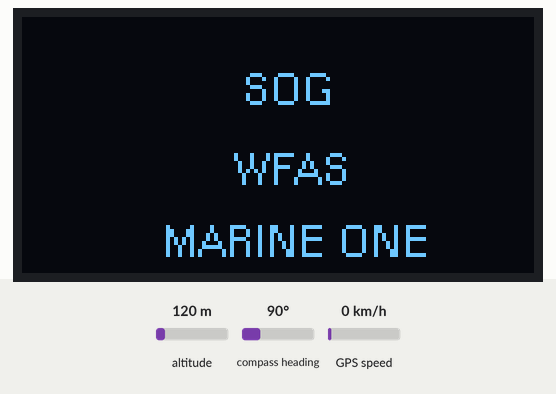
Recording of a sketch running on a simulated Arduino Mega 2560, built with avr-gcc and run on an emulated ATmega2560. Parts: 128×64 one-colour display. The inputs (shaded band) are chosen by the test bench; at power-on: altitude 120 m, compass heading 90°, GPS speed 0 km/h. The GPS gets a fix after 3 s at 37.7749, -122.4194 with 8 satellites.

Above: at 0.2 s.
At 4.6 s:
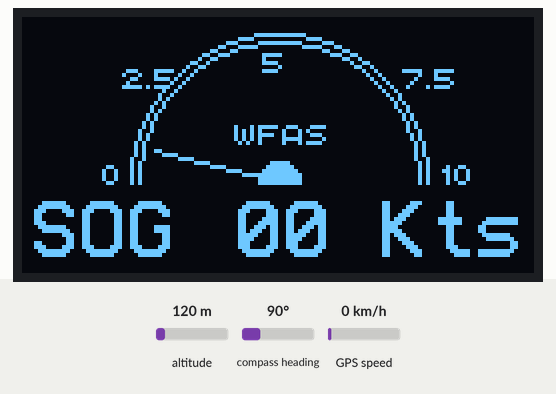
At 11.7 s:
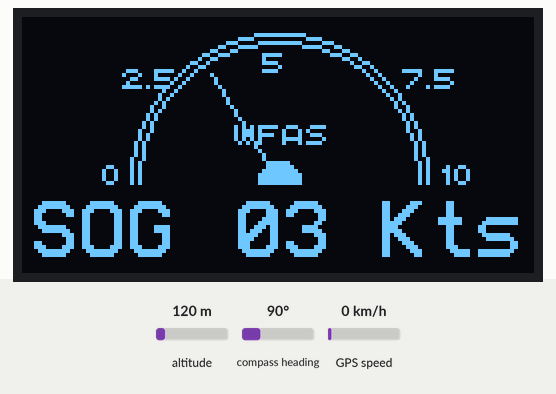
At 21.2 s:
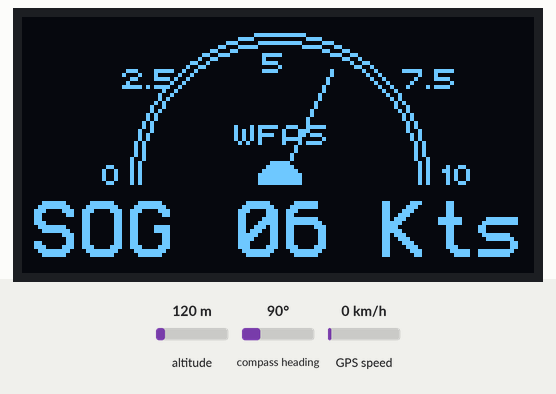
At 28.3 s:
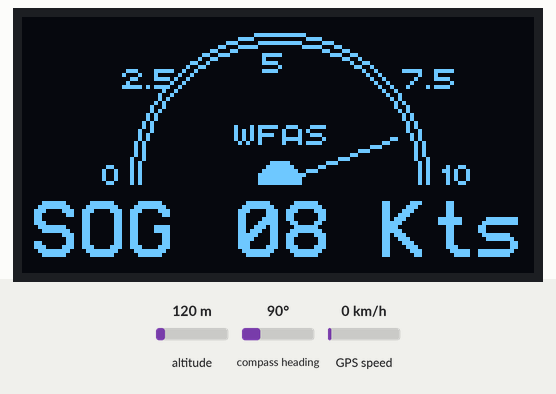
At 37.3 s:
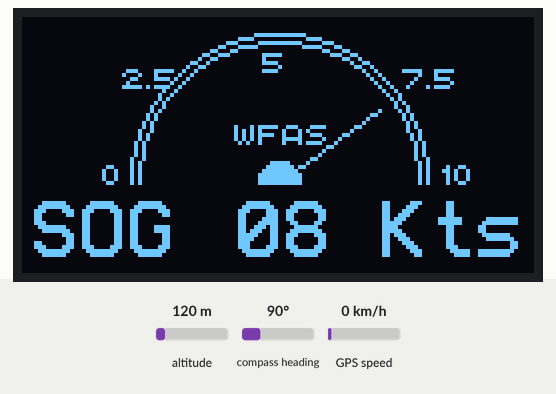

The sketch:

OLED_Gauge_UG8_SOG.ino
```cpp
/*
SOG GAUGE

 Analog gauge v1.02
 - Shows half circle gauge with scale labels
 - Shows digital value, 00 - 100 aligned
 - Shows gauge label

*/

#include <Adafruit_GPS.h>
#include <SoftwareSerial.h>
#include "U8glib.h"


// Init hardware
Adafruit_GPS GPS(&Serial1);                      // Hardware Serial using Rx0
U8GLIB_SSD1306_128X64 u8g(U8G_I2C_OPT_NONE|U8G_I2C_OPT_DEV_0); // SW SPI Com: SCK = 13, MOSI = 11, CS = 10, A0 = 9, Res = 12

// Set GPSECHO to 'false' to turn off echoing the GPS data to the Serial console
// Set to 'true' if you want to debug and listen to the raw GPS sentences.
#define GPSECHO false


                                                // For OLED display with SH1106 driver. If you use another display,

                                                // then please check the u8glib documentation and website at

                                                // https://github.com/olikraus/u8glib


int xmax=128;                                   // max length x-axis

int ymax=62;                                    // max length y-axis

int xcenter=xmax/2;                             // center of x-axis

int ycenter=ymax/2+10;                          // center of y-axis

int arc=ymax/2;

int angle=0;

char* label[] = {"WFAS","COOLANT"," INTAKE","VOLT"};    // some custom gauge labels

int labelXpos[] = {53, 45, 49, 53};                     // predefined x-position of a gauge label

#define potmeterPin A1                                  // simulate analogue value with potentiometer

int p, w, m,a=10;

u8g_uint_t xx=0;


// ------------------------------------------------- void gauge() ------------------------------------------

void gauge(uint8_t angle) {


  // draw border of the gauge

  u8g.drawCircle(xcenter,ycenter,arc+6, U8G_DRAW_UPPER_RIGHT);

  u8g.drawCircle(xcenter,ycenter,arc+4, U8G_DRAW_UPPER_RIGHT);

  u8g.drawCircle(xcenter,ycenter,arc+6, U8G_DRAW_UPPER_LEFT);

  u8g.drawCircle(xcenter,ycenter,arc+4, U8G_DRAW_UPPER_LEFT);


  // draw the needle

  float x1=sin(2*angle*2*3.14/360);              // needle position

  float y1=cos(2*angle*2*3.14/360);

  u8g.drawLine(xcenter, ycenter, xcenter+arc*x1, ycenter-arc*y1);

  u8g.drawDisc(xcenter, ycenter, 5, U8G_DRAW_UPPER_LEFT);

  u8g.drawDisc(xcenter, ycenter, 5, U8G_DRAW_UPPER_RIGHT);

  u8g.setFont(u8g_font_chikita);


  // show scale labels

  u8g.drawStr( 20, 42, "0");

  u8g.drawStr( 25, 18, "2.5");

  u8g.drawStr( 60, 14, "5");

  u8g.drawStr( 95, 18, "7.5");

  u8g.drawStr( 105, 42, "10");


  // show gauge label

  u8g.setPrintPos(labelXpos[3],32);         // Change position of Label

  u8g.print(label[0]);                     // 0-3 Change the label name (check line#37)


  // show digital value and align its position

  u8g.setFont(u8g_font_profont22);

  u8g.setPrintPos(3,60);                        // Mod
  u8g.print("SOG");                             // Mod

  u8g.setPrintPos(54,60);

  if (w<10){                                    // leading 0 when value less than 10

    u8g.print("0");

  }

  if (w>99) {                                   // position at 100%

    u8g.setPrintPos(47,60);

  }

  u8g.print(w);
  u8g.setPrintPos(90,60);                       // Mod
  u8g.print("Kts");                             // Mod

}

// ------------------------------------------------- void setup() ------------------------------------------

void setup(void) {
  Serial.begin(9600);
  GPS.begin(9600);


  u8g.setFont(u8g_font_chikita);

  u8g.setColorIndex(1);                         // Instructs the display to draw with a pixel on.


  // assign default color value

  if ( u8g.getMode() == U8G_MODE_R3G3B2 ) {

    u8g.setColorIndex(255);                     // white

  }

 /* else if ( u8g.getMode() == U8G_MODE_GRAY2BIT ) {

    u8g.setColorIndex(3);                       // max intensity

  }

  else if ( u8g.getMode() == U8G_MODE_BW ) {

    u8g.setColorIndex(1);                       // pixel on

  }

  else if ( u8g.getMode() == U8G_MODE_HICOLOR ) {

    u8g.setHiColorByRGB(255,255,255);

  }*/

u8g.firstPage();
  do {
  u8g.setFont(u8g_font_helvR08);
  u8g.drawStr(55, 22, "SOG");
  u8g.drawStr(53, 42, "WFAS");
  u8g.drawStr(35, 60, "MARINE ONE");
  } while( u8g.nextPage() );
  delay(2000);                // Wait 2 seconds

}

uint32_t timer = millis();

// ------------------------------------------------- void loop() ------------------------------------------


void loop(void)
{


  // read data from the GPS in the 'main loop'
  char c = GPS.read();
  // if you want to debug, this is a good time to do it!
  if (GPSECHO)
    if (c) Serial.print(c);

  if (GPS.newNMEAreceived()) {
    if (!GPS.parse(GPS.lastNMEA())) return;
  }

  // if millis() or timer wraps around, we'll just reset it
  if (timer > millis())  timer = millis();

  // approximately every 1 seconds or so, display the current stats
  if (millis() - timer > 1000) {
    timer = millis();           // reset the timer

  if (GPSECHO)
    Serial.println (GPS.seconds, DEC);

  }

   p+=a;


   if( p > 1023) a= -10;

else if( p < 0 ) a = 10;


 w = map(p,0,1023,0,10);                 // map it between 0 and 10

 m = map(p,0,1023,0,90);                // map needle movement


  // show needle and dial

  xx = m;                               // 135 = zero position, 180 = just before middle, 0 = middle, 45 = max

  if (xx<45){                          // positie correctie

    xx=xx+135;

  }

  else {

    xx=xx-45;

  }


  // picture loop

  {

    u8g.firstPage();

    do {

      gauge(xx);

    }

    while( u8g.nextPage() );

  }

}
```

Measured:
- what the display in image 0 shows lasts 2.3 s, from 0.2 s to 2.5 s
- what the display in image 1 shows lasts 0.6 s, from 4.5 s to 5.1 s
